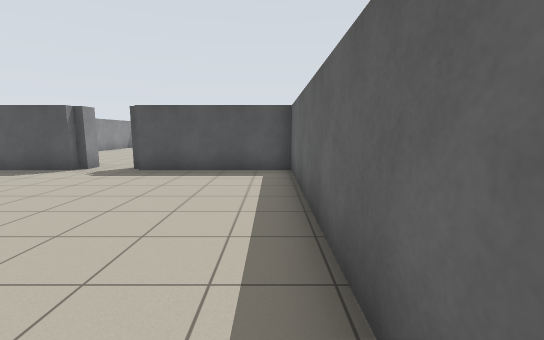
view 1 (above)

24 first-person views from a walk through a robot-simulator world made for Stage. The camera is 1.2 m above the floor, tilts 8° down and sees 90° across. The lines on the ground mark 1 m squares. The floor is counted in squares, 1 m on a side. Each view is taken from the middle of a square. On the plan, view 1 faces up. The plan holds only what a view shows up to about 12 squares ahead; the rest is blank. The place goes on beyond the plan. The robots in the file are not drawn.

view 2
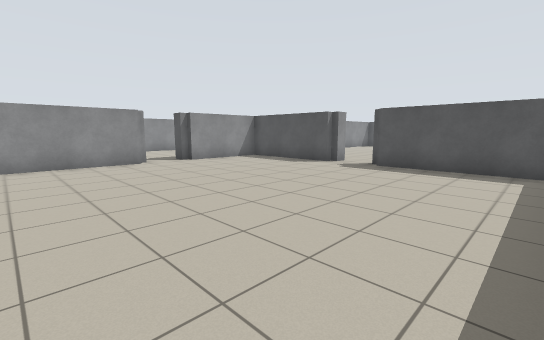

view 3
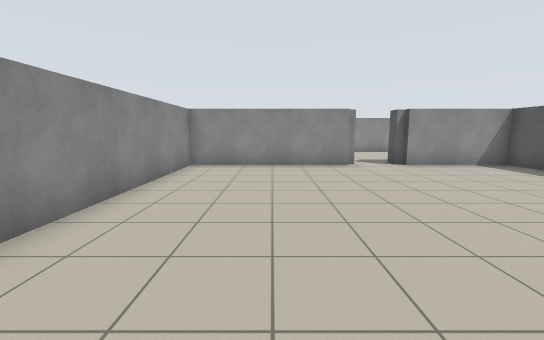

view 4
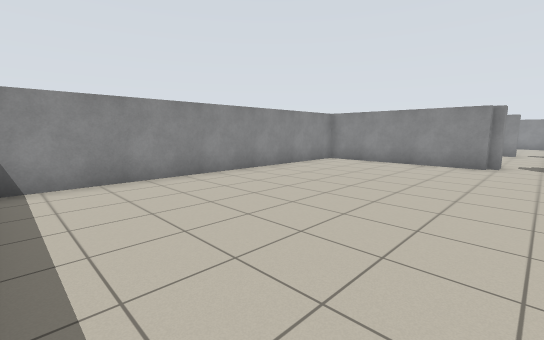

view 5
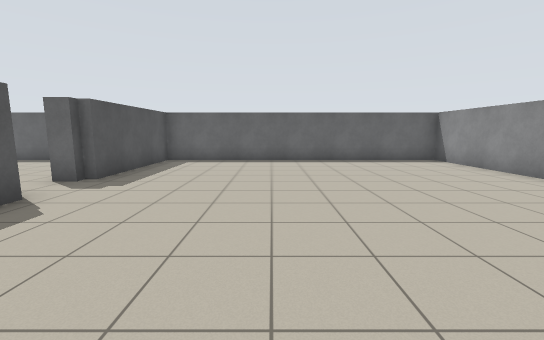

view 6
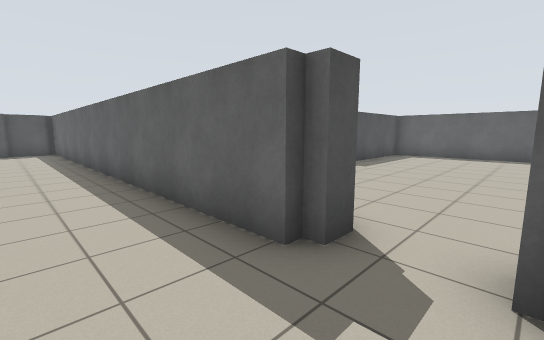

view 7
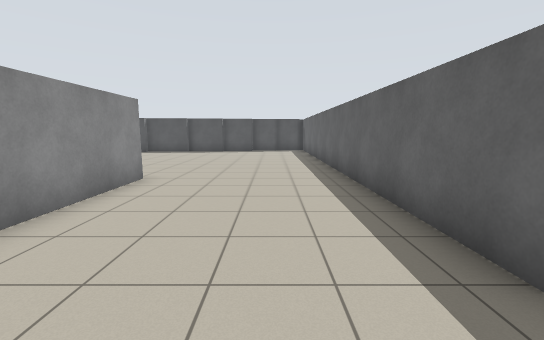

view 8
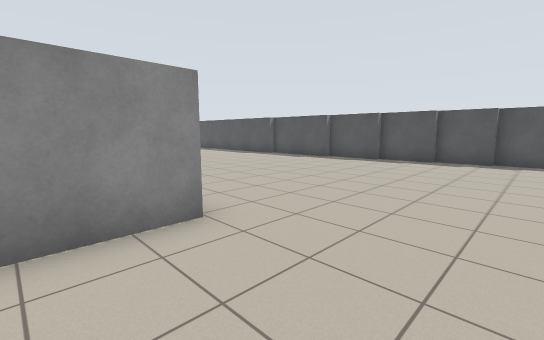

view 9
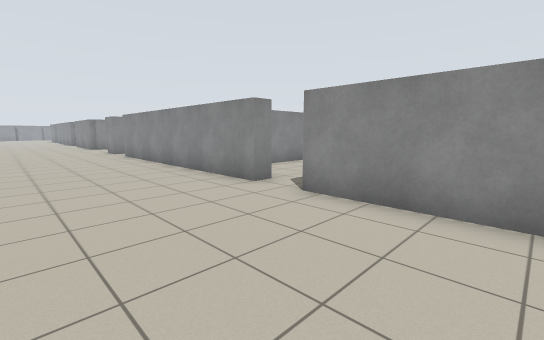

view 10
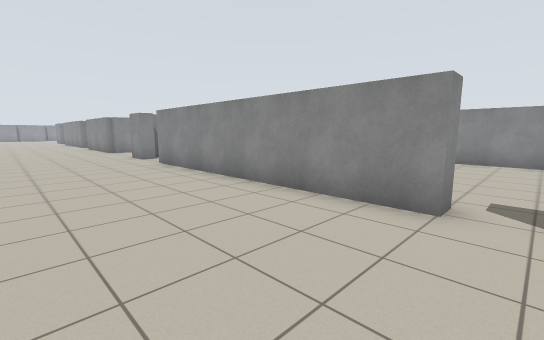

view 11
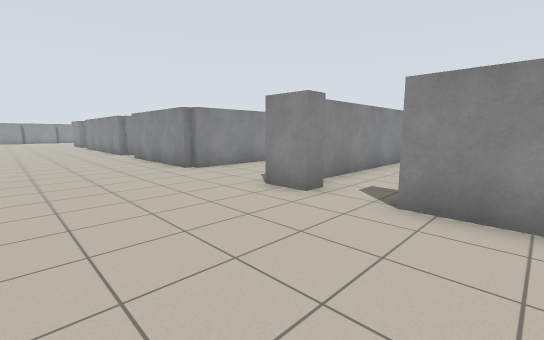

view 12
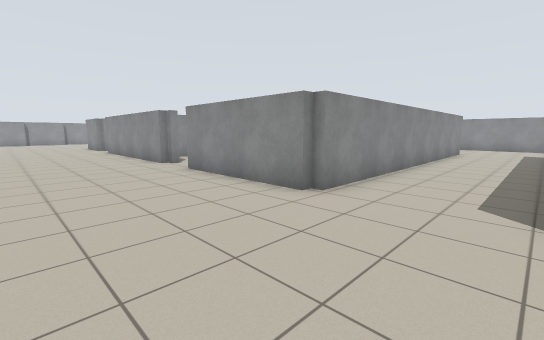

view 13
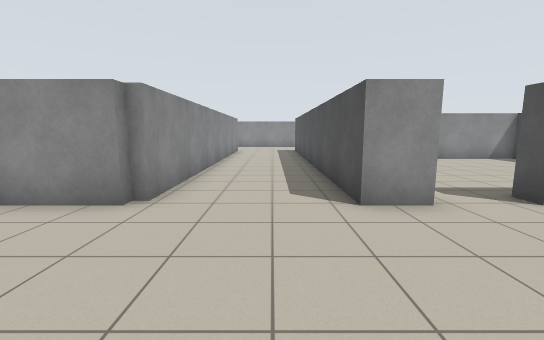

view 14
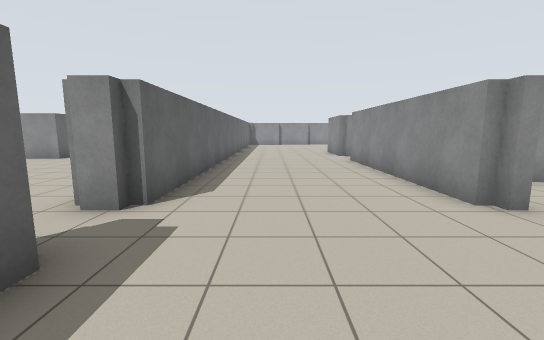

view 15
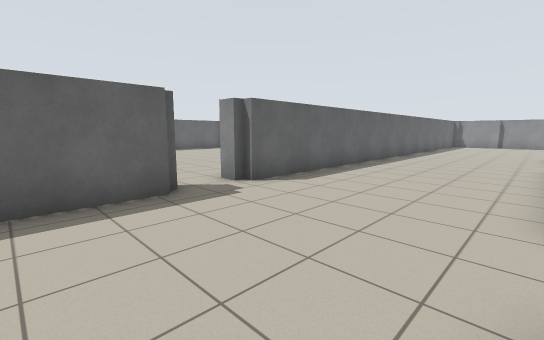

view 16
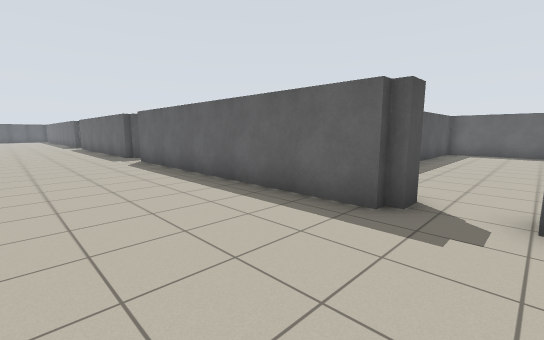

view 17
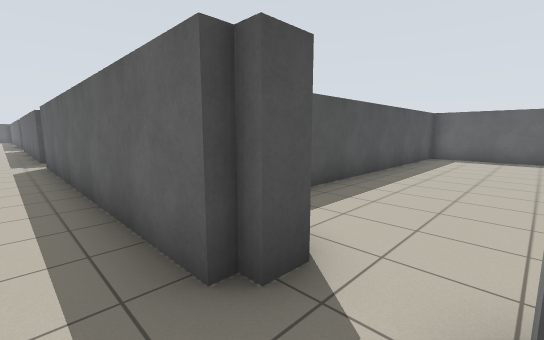

view 18
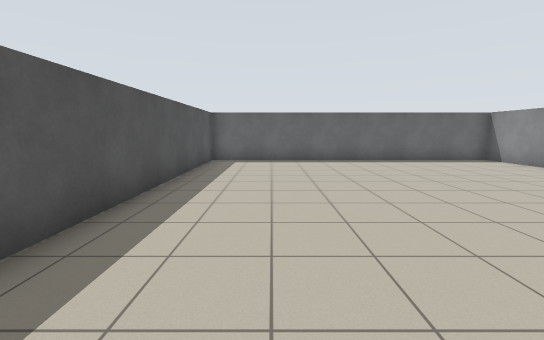

view 19
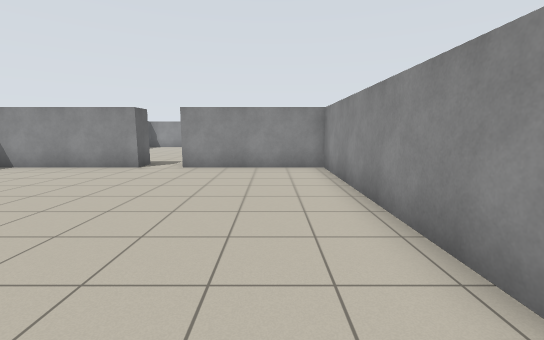

view 20
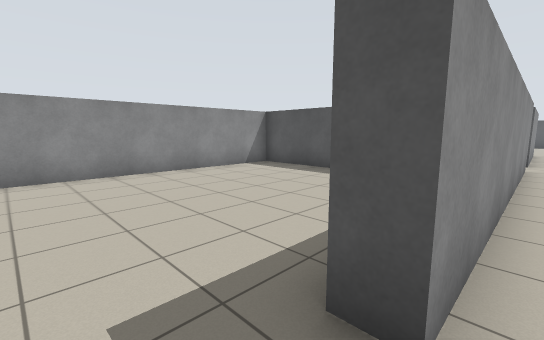

view 21
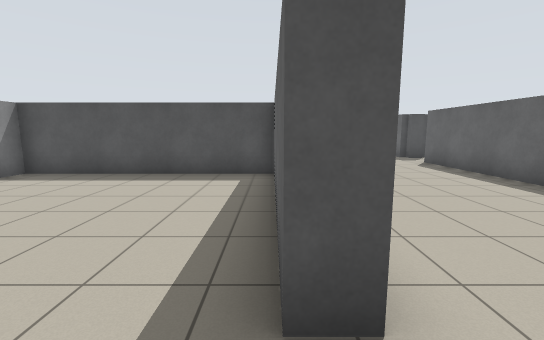

view 22
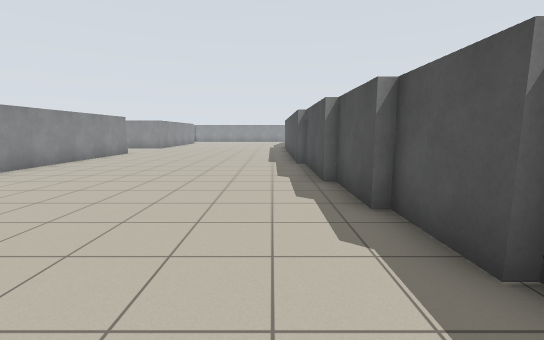

view 23
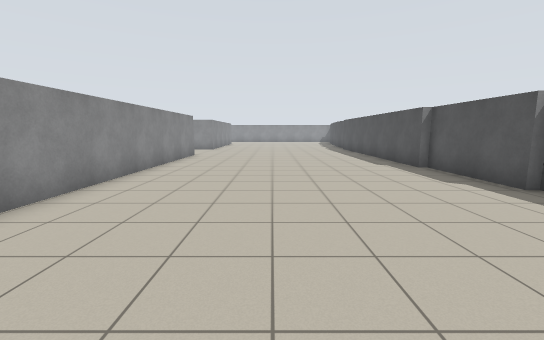

view 24
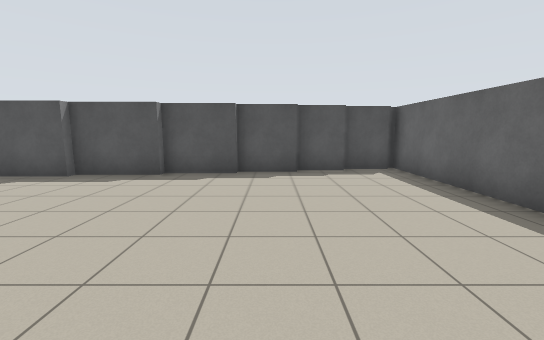

### Floor plan
Points are (right, up) in squares from view 1. A wall is a line through its corners. A room is listed if a view was taken in it or the views show most of it. See-through windows are left out.
Room 1 (views 1, 2, 3, 4)
walls: (-10.8, 3.1) (-10.8, -2.9) (0.6, -2.9) (0.6, 8.5) (-4.5, 8.5) (-4.5, 9.4); (-6, 9.4) (-6, 8.7) (-6.3, 8.7) (-6.3, 8.5) (-10.8, 8.5) (-10.8, 4.5)
ways out: opening at (-11, 4) to room 2; opening at (-5, 9)
Room 2 (views 5, 6, 7, 8, 9, 10, 11, 12, 13, 14, 15, 16, 17, 18, 20, 22, 23, 24)
walls: (-17.3, 3.1) (-17.3, -6.5); (-12, -2.1) (-12, 2.8); (-11.8, 3.1) (-10.8, 3.1); (-17.3, -8.3) (-17.3, -9.5) (-25.1, -9.5); (-12, -6.6) (-12, -3.9); (-10.8, 4.5) (-12, 4.5) (-12, 21.1); (-17.3, 10) (-17.3, 4.5); (-17.8, -13.4) (-17.3, -13.4) (-17.3, -18.2); (-27.5, 10) (-19.9, 10); (-27.1, -13.1) (-17.6, -13.1); (-11, -18.6) (-12, -18.6) (-12, -8.2); (-17.8, -20.3) (-17.3, -20.3) (-17.3, -27.6); (-19, 19.6) (-21.6, 19.6); (-21.5, 19.3) (-25.1, 19.3); (-17, 19.9) (-19.2, 19.9); (-15.1, 20.2) (-17, 20.2); (-25.1, 19) (-27.5, 19); (-13.6, 20.5) (-15.2, 20.5); (-12.1, 20.7) (-13.8, 20.7); (-12, -28.2) (-12, -20) (-11, -20)
ways out: opening at (-11, 4) to room 1; opening at (-11.5, -19.5) to room 3; opening at (-18, -7.5) to room 4; opening at (-18, -19.5); opening at (-18, 4)
Room 3 (view 19)
walls: (-10.8, -20.5) (-10.8, -28.2) (-5.9, -28.2); (-4.5, -28.2) (0.6, -28.2) (0.6, -16.5) (-8.6, -16.5)
ways out: opening at (-11.5, -19.5) to room 2
Room 4 (view 21)
walls: (-17.3, -6.5) (-17.9, -6.5) (-17.9, -2.4); (-18, -8.3) (-17.3, -8.3); (-24.1, -8.9) (-18.8, -8.9); (-17.9, -0.2) (-25.1, -0.2) (-25.1, -8.1)
ways out: opening at (-18, -7.5) to room 2

Where each view was taken, in squares from view 1:
view 1: 0 up, 0 right, facing up
view 2: 1 down, 0 right, facing up-left
view 3: 0 up, 1 left, facing left
view 4: 4 up, 0 right, facing down-left
view 5: 4 up, 11 left, facing right
view 6: 3 up, 14 left, facing up-right
view 7: 3 up, 14 left, facing up
view 8: 8 up, 14 left, facing up-left
view 9: 8 up, 13 left, facing down-left
view 10: 4 up, 13 left, facing down-left
view 11: 5 down, 13 left, facing down-left
view 12: 10 down, 13 left, facing down-left
view 13: 11 down, 13 left, facing left
view 14: 16 down, 14 left, facing down
view 15: 16 down, 17 left, facing down-right
view 16: 20 down, 16 left, facing up-right
view 17: 20 down, 13 left, facing up-right
view 18: 19 down, 11 left, facing right
view 19: 19 down, 9 left, facing down
view 20: 8 down, 17 left, facing up-left
view 21: 8 down, 18 left, facing up
view 22: 18 up, 15 left, facing left
view 23: 14 up, 16 left, facing left
view 24: 12 up, 16 left, facing up
